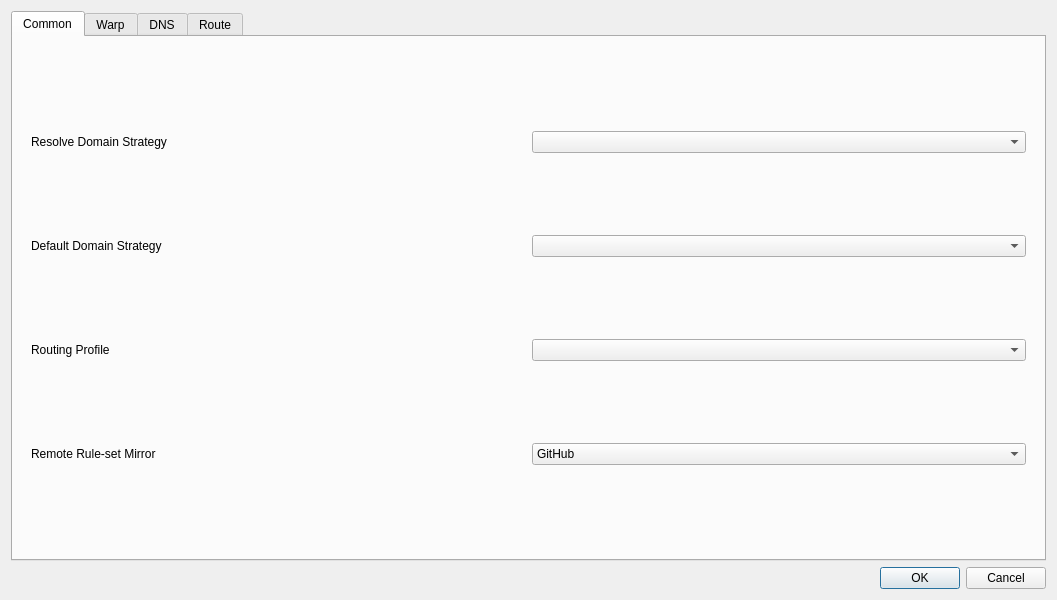
<?xml version="1.0" encoding="UTF-8"?>
<ui version="4.0">
 <class>DialogManageRoutes</class>
 <widget class="QDialog" name="DialogManageRoutes">
  <property name="geometry">
   <rect>
    <x>0</x>
    <y>0</y>
    <width>1057</width>
    <height>600</height>
   </rect>
  </property>
  <property name="windowTitle">
   <string>Routes</string>
  </property>
  <layout class="QVBoxLayout" name="verticalLayout">
   <item>
    <widget class="QTabWidget" name="tabWidget">
     <property name="currentIndex">
      <number>0</number>
     </property>
     <widget class="QWidget" name="tab">
      <attribute name="title">
       <string>Common</string>
      </attribute>
      <layout class="QVBoxLayout" name="verticalLayout_3">
       <item>
        <widget class="QWidget" name="widget" native="true">
         <layout class="QGridLayout" name="gridLayout_2">
          <item row="3" column="1">
           <widget class="QComboBox" name="route_prof"/>
          </item>
          <item row="2" column="0">
           <widget class="QLabel" name="label_3">
            <property name="toolTip">
             <string>&lt;html&gt;&lt;head/&gt;&lt;body&gt;&lt;p&gt;Used as default strategy when resolving outbound/dns server Domain addresses&lt;/p&gt;&lt;/body&gt;&lt;/html&gt;</string>
            </property>
            <property name="text">
             <string>Default Domain Strategy</string>
            </property>
            <property name="buddy">
             <cstring>default_domain_strategy</cstring>
            </property>
           </widget>
          </item>
          <item row="1" column="1">
           <widget class="QComboBox" name="domainStrategyCombo">
            <property name="editable">
             <bool>false</bool>
            </property>
           </widget>
          </item>
          <item row="2" column="1">
           <widget class="QComboBox" name="default_domain_strategy">
            <property name="editable">
             <bool>false</bool>
            </property>
           </widget>
          </item>
          <item row="4" column="0">
           <widget class="QLabel" name="ruleset_mirror_l">
            <property name="text">
             <string>Remote Rule-set Mirror</string>
            </property>
            <property name="buddy">
             <cstring>ruleset_mirror</cstring>
            </property>
           </widget>
          </item>
          <item row="1" column="0">
           <widget class="QLabel" name="label_6">
            <property name="toolTip">
             <string>&lt;html&gt;&lt;head/&gt;&lt;body&gt;&lt;p&gt;If not empty, resolves domains in requests according to the strategy&lt;/p&gt;&lt;/body&gt;&lt;/html&gt;</string>
            </property>
            <property name="text">
             <string>Resolve Domain Strategy</string>
            </property>
            <property name="buddy">
             <cstring>domainStrategyCombo</cstring>
            </property>
           </widget>
          </item>
          <item row="3" column="0">
           <widget class="QLabel" name="route_prof_l">
            <property name="text">
             <string>Routing Profile</string>
            </property>
            <property name="buddy">
             <cstring>route_prof</cstring>
            </property>
           </widget>
          </item>
          <item row="4" column="1">
           <widget class="QComboBox" name="ruleset_mirror">
            <item>
             <property name="text">
              <string>GitHub</string>
             </property>
            </item>
            <item>
             <property name="text">
              <string>jsDelivr(Cloudflare)</string>
             </property>
            </item>
            <item>
             <property name="text">
              <string>jsDelivr(Gcore)</string>
             </property>
            </item>
            <item>
             <property name="text">
              <string>jsDelivr(Quantil)</string>
             </property>
            </item>
            <item>
             <property name="text">
              <string>jsDelivr(Fastly)</string>
             </property>
            </item>
            <item>
             <property name="text">
              <string>jsDelivr(CDN)</string>
             </property>
            </item>
           </widget>
          </item>
         </layout>
        </widget>
       </item>
      </layout>
     </widget>
     <widget class="QWidget" name="tab_5">
      <attribute name="title">
       <string>Warp</string>
      </attribute>
      <layout class="QVBoxLayout" name="verticalLayout_8">
       <item>
        <widget class="QWidget" name="widget_3" native="true">
         <layout class="QFormLayout" name="formLayout_3">
          <item row="0" column="0">
           <widget class="QCheckBox" name="enable_warp">
            <property name="toolTip">
             <string>&lt;html&gt;&lt;head/&gt;&lt;body&gt;&lt;p&gt;Enables the following config to be used as egress, useful for bypassing services restrciting non-warp VPNs&lt;/p&gt;&lt;/body&gt;&lt;/html&gt;</string>
            </property>
            <property name="text">
             <string>Enable Warp</string>
            </property>
           </widget>
          </item>
          <item row="1" column="0">
           <widget class="QLabel" name="warp_mode_l">
            <property name="toolTip">
             <string>WireGuard runs over UDP. MASQUE tunnels over HTTP/3 or HTTP/2 and passes networks that block WireGuard.</string>
            </property>
            <property name="text">
             <string>Mode</string>
            </property>
            <property name="buddy">
             <cstring>warp_mode</cstring>
            </property>
           </widget>
          </item>
          <item row="1" column="1">
           <widget class="QComboBox" name="warp_mode">
            <property name="toolTip">
             <string>WireGuard runs over UDP. MASQUE tunnels over HTTP/3 or HTTP/2 and passes networks that block WireGuard.</string>
            </property>
            <item>
             <property name="text">
              <string notr="true">WireGuard</string>
             </property>
            </item>
            <item>
             <property name="text">
              <string notr="true">MASQUE</string>
             </property>
            </item>
           </widget>
          </item>
         </layout>
        </widget>
       </item>
       <item>
        <widget class="QGroupBox" name="warp_wg_box">
         <property name="title">
          <string notr="true">WireGuard</string>
         </property>
         <layout class="QFormLayout" name="warp_wg_form">
          <item row="0" column="0">
           <widget class="QLabel" name="label_7">
            <property name="text">
             <string>Endpoint</string>
            </property>
            <property name="buddy">
             <cstring>warp_ep</cstring>
            </property>
           </widget>
          </item>
          <item row="0" column="1">
           <widget class="QLineEdit" name="warp_ep"/>
          </item>
          <item row="1" column="0">
           <widget class="QLabel" name="label_4">
            <property name="text">
             <string>Private Key</string>
            </property>
            <property name="buddy">
             <cstring>warp_private_key</cstring>
            </property>
           </widget>
          </item>
          <item row="1" column="1">
           <widget class="QLineEdit" name="warp_private_key"/>
          </item>
          <item row="2" column="0">
           <widget class="QLabel" name="label_5">
            <property name="text">
             <string>Public Key</string>
            </property>
            <property name="buddy">
             <cstring>warp_public_key</cstring>
            </property>
           </widget>
          </item>
          <item row="2" column="1">
           <widget class="QLineEdit" name="warp_public_key"/>
          </item>
          <item row="3" column="0">
           <widget class="QLabel" name="label_12">
            <property name="text">
             <string>Interface Addresses</string>
            </property>
            <property name="buddy">
             <cstring>warp_ifc_addrs</cstring>
            </property>
           </widget>
          </item>
          <item row="3" column="1">
           <widget class="QLineEdit" name="warp_ifc_addrs"/>
          </item>
          <item row="4" column="0">
           <widget class="QLabel" name="label">
            <property name="text">
             <string>Reserved</string>
            </property>
            <property name="buddy">
             <cstring>warp_reserved</cstring>
            </property>
           </widget>
          </item>
          <item row="4" column="1">
           <widget class="QLineEdit" name="warp_reserved"/>
          </item>
         </layout>
        </widget>
       </item>
       <item>
        <widget class="QGroupBox" name="warp_masque_box">
         <property name="title">
          <string notr="true">MASQUE</string>
         </property>
         <layout class="QFormLayout" name="warp_masque_form">
          <item row="0" column="0">
           <widget class="QLabel" name="warp_masque_ep_l">
            <property name="text">
             <string>Endpoint</string>
            </property>
            <property name="buddy">
             <cstring>warp_masque_ep</cstring>
            </property>
           </widget>
          </item>
          <item row="0" column="1">
           <widget class="QLineEdit" name="warp_masque_ep"/>
          </item>
          <item row="1" column="0">
           <widget class="QLabel" name="warp_masque_private_key_l">
            <property name="text">
             <string>Private Key</string>
            </property>
            <property name="buddy">
             <cstring>warp_masque_private_key</cstring>
            </property>
           </widget>
          </item>
          <item row="1" column="1">
           <widget class="QLineEdit" name="warp_masque_private_key"/>
          </item>
          <item row="2" column="0">
           <widget class="QLabel" name="warp_masque_peer_public_key_l">
            <property name="toolTip">
             <string>Base64 DER of the server's public key. When set, it pins the server certificate.</string>
            </property>
            <property name="text">
             <string>Peer Public Key</string>
            </property>
            <property name="buddy">
             <cstring>warp_masque_peer_public_key</cstring>
            </property>
           </widget>
          </item>
          <item row="2" column="1">
           <widget class="QLineEdit" name="warp_masque_peer_public_key"/>
          </item>
          <item row="3" column="0">
           <widget class="QLabel" name="warp_masque_ifc_addrs_l">
            <property name="text">
             <string>Interface Addresses</string>
            </property>
            <property name="buddy">
             <cstring>warp_masque_ifc_addrs</cstring>
            </property>
           </widget>
          </item>
          <item row="3" column="1">
           <widget class="QLineEdit" name="warp_masque_ifc_addrs"/>
          </item>
          <item row="4" column="0">
           <widget class="QLabel" name="warp_masque_sni_l">
            <property name="text">
             <string notr="true">SNI</string>
            </property>
            <property name="buddy">
             <cstring>warp_masque_sni</cstring>
            </property>
           </widget>
          </item>
          <item row="4" column="1">
           <widget class="QLineEdit" name="warp_masque_sni"/>
          </item>
          <item row="5" column="0">
           <widget class="QLabel" name="warp_masque_http_mode_l">
            <property name="toolTip">
             <string>HTTP/3 runs over UDP; HTTP/2 runs over TLS on TCP and works where UDP is blocked.</string>
            </property>
            <property name="text">
             <string>HTTP Version</string>
            </property>
            <property name="buddy">
             <cstring>warp_masque_http_mode</cstring>
            </property>
           </widget>
          </item>
          <item row="5" column="1">
           <widget class="QComboBox" name="warp_masque_http_mode">
            <property name="toolTip">
             <string>HTTP/3 runs over UDP; HTTP/2 runs over TLS on TCP and works where UDP is blocked.</string>
            </property>
            <item>
             <property name="text">
              <string>HTTP/3 (fallback to HTTP/2)</string>
             </property>
            </item>
            <item>
             <property name="text">
              <string>HTTP/3 only</string>
             </property>
            </item>
            <item>
             <property name="text">
              <string notr="true">HTTP/2</string>
             </property>
            </item>
           </widget>
          </item>
         </layout>
        </widget>
       </item>
       <item>
        <layout class="QHBoxLayout" name="warp_autogen_row">
         <item>
          <widget class="QPushButton" name="warp_autogen">
           <property name="toolTip">
            <string>&lt;html&gt;&lt;head/&gt;&lt;body&gt;&lt;p&gt;Gets a new config from cloudflare API&lt;/p&gt;&lt;/body&gt;&lt;/html&gt;</string>
           </property>
           <property name="text">
            <string>Generate Warp Config</string>
           </property>
          </widget>
         </item>
         <item>
          <widget class="QPushButton" name="warp_api_hosts_btn">
           <property name="toolTip">
            <string>Cloudflare API domains to try, in order, when generating a WARP config</string>
           </property>
           <property name="text">
            <string>Registration Domains…</string>
           </property>
          </widget>
         </item>
         <item>
          <spacer name="warp_autogen_spacer">
           <property name="orientation">
            <enum>Qt::Horizontal</enum>
           </property>
           <property name="sizeHint" stdset="0">
            <size>
             <width>40</width>
             <height>20</height>
            </size>
           </property>
          </spacer>
         </item>
        </layout>
       </item>
       <item>
        <spacer name="warp_bottom_spacer">
         <property name="orientation">
          <enum>Qt::Vertical</enum>
         </property>
         <property name="sizeHint" stdset="0">
          <size>
           <width>20</width>
           <height>40</height>
          </size>
         </property>
        </spacer>
       </item>
      </layout>
     </widget>
     <widget class="QWidget" name="tab_3">
      <attribute name="title">
       <string>DNS</string>
      </attribute>
      <layout class="QVBoxLayout" name="verticalLayout_4">
       <item>
        <widget class="QGroupBox" name="simple_dns_box">
         <property name="title">
          <string>Simple DNS Settings</string>
         </property>
         <layout class="QGridLayout" name="gridLayout">
          <item row="4" column="0">
           <widget class="QLabel" name="label_2">
            <property name="toolTip">
             <string>&lt;html&gt;&lt;head/&gt;&lt;body&gt;&lt;p&gt;Local DNS can not be used in some configurations, you will have to set an ip here to be used as local dns in such situations&lt;/p&gt;&lt;/body&gt;&lt;/html&gt;</string>
            </property>
            <property name="text">
             <string>Local Override</string>
            </property>
            <property name="buddy">
             <cstring>local_override</cstring>
            </property>
           </widget>
          </item>
          <item row="7" column="3">
           <layout class="QHBoxLayout" name="horizontalLayout_3">
            <item>
             <widget class="QComboBox" name="dns_final_out">
              <item>
               <property name="text">
                <string notr="true">remote</string>
               </property>
              </item>
              <item>
               <property name="text">
                <string notr="true">direct</string>
               </property>
              </item>
             </widget>
            </item>
            <item>
             <widget class="QCheckBox" name="enable_dns_routing">
              <property name="toolTip">
               <string>&lt;html&gt;&lt;head/&gt;&lt;body&gt;&lt;p&gt;When enabled, domains destined for direct outbound will also be resolved using direct dns&lt;/p&gt;&lt;/body&gt;&lt;/html&gt;</string>
              </property>
              <property name="text">
               <string>Enable DNS Routing</string>
              </property>
             </widget>
            </item>
            <item>
             <widget class="QCheckBox" name="respect_hosts">
              <property name="toolTip">
               <string>&lt;html&gt;&lt;head/&gt;&lt;body&gt;&lt;p&gt;Answer A/AAAA queries from the system hosts file before consulting any DNS server. Only domains actually listed in the file are affected.&lt;/p&gt;&lt;/body&gt;&lt;/html&gt;</string>
              </property>
              <property name="text">
               <string>Respect Hosts File</string>
              </property>
             </widget>
            </item>
            <item>
             <widget class="QPushButton" name="predefined_dns">
              <property name="sizePolicy">
               <sizepolicy hsizetype="Maximum" vsizetype="Fixed">
                <horstretch>0</horstretch>
                <verstretch>0</verstretch>
               </sizepolicy>
              </property>
              <property name="text">
               <string>Predefined Answers</string>
              </property>
             </widget>
            </item>
           </layout>
          </item>
          <item row="1" column="0">
           <widget class="QLabel" name="label_9">
            <property name="toolTip">
             <string>&lt;html&gt;&lt;head/&gt;&lt;body&gt;&lt;p&gt;examples:&lt;br/&gt;tls://8.8.8.8&lt;br/&gt;https://domain/path&lt;/p&gt;&lt;p&gt;tcp://8.8.8.8:1234&lt;/p&gt;&lt;p&gt;dhcp://auto&lt;/p&gt;&lt;p&gt;h3://domain/path&lt;/p&gt;&lt;p&gt;quic://domain:4632&lt;/p&gt;&lt;p&gt;etc&lt;/p&gt;&lt;/body&gt;&lt;/html&gt;</string>
            </property>
            <property name="text">
             <string>Remote DNS</string>
            </property>
            <property name="buddy">
             <cstring>remote_dns</cstring>
            </property>
           </widget>
          </item>
          <item row="4" column="3">
           <layout class="QHBoxLayout" name="horizontalLayout_5">
            <item>
             <widget class="QLineEdit" name="local_override"/>
            </item>
           </layout>
          </item>
          <item row="2" column="3">
           <layout class="QHBoxLayout" name="horizontalLayout_8">
            <item>
             <widget class="QComboBox" name="direct_dns">
              <property name="sizePolicy">
               <sizepolicy hsizetype="Expanding" vsizetype="Fixed">
                <horstretch>0</horstretch>
                <verstretch>0</verstretch>
               </sizepolicy>
              </property>
              <property name="editable">
               <bool>true</bool>
              </property>
              <item>
               <property name="text">
                <string notr="true">localhost</string>
               </property>
              </item>
              <item>
               <property name="text">
                <string notr="true">223.5.5.5</string>
               </property>
              </item>
              <item>
               <property name="text">
                <string notr="true">119.29.29.29</string>
               </property>
              </item>
              <item>
               <property name="text">
                <string notr="true">178.22.122.100</string>
               </property>
              </item>
              <item>
               <property name="text">
                <string notr="true">77.88.8.8</string>
               </property>
              </item>
             </widget>
            </item>
            <item>
             <widget class="QCheckBox" name="direct_dns_disable_ipv6">
              <property name="toolTip">
               <string>Answer AAAA queries sent to this server with an empty result.</string>
              </property>
              <property name="text">
               <string>Disable IPv6</string>
              </property>
             </widget>
            </item>
           </layout>
          </item>
          <item row="2" column="0">
           <widget class="QLabel" name="label_8">
            <property name="toolTip">
             <string>This is especially important and it is recommended to use the default value of &quot;localhost&quot;.
If the default value does not work, try changing it to &quot;223.5.5.5&quot;.
For more information, see the document &quot;Configuration/DNS&quot;.</string>
            </property>
            <property name="text">
             <string>Direct DNS</string>
            </property>
            <property name="buddy">
             <cstring>direct_dns</cstring>
            </property>
           </widget>
          </item>
          <item row="1" column="3">
           <layout class="QHBoxLayout" name="horizontalLayout_7">
            <item>
             <widget class="QComboBox" name="remote_dns">
              <property name="sizePolicy">
               <sizepolicy hsizetype="Expanding" vsizetype="Fixed">
                <horstretch>0</horstretch>
                <verstretch>0</verstretch>
               </sizepolicy>
              </property>
              <property name="editable">
               <bool>true</bool>
              </property>
              <item>
               <property name="text">
                <string notr="true">tls://8.8.8.8</string>
               </property>
              </item>
              <item>
               <property name="text">
                <string notr="true">tls://1.1.1.1</string>
               </property>
              </item>
              <item>
               <property name="text">
                <string notr="true">8.8.8.8</string>
               </property>
              </item>
              <item>
               <property name="text">
                <string notr="true">1.1.1.1</string>
               </property>
              </item>
             </widget>
            </item>
            <item>
             <widget class="QCheckBox" name="remote_dns_disable_ipv6">
              <property name="toolTip">
               <string>Answer AAAA queries sent to this server with an empty result.</string>
              </property>
              <property name="text">
               <string>Disable IPv6</string>
              </property>
             </widget>
            </item>
           </layout>
          </item>
          <item row="7" column="0">
           <widget class="QLabel" name="dns_final_out_l">
            <property name="text">
             <string>Default DNS server</string>
            </property>
            <property name="buddy">
             <cstring>dns_final_out</cstring>
            </property>
           </widget>
          </item>
          <item row="8" column="3">
           <layout class="QHBoxLayout" name="horizontalLayout_6">
            <item>
             <widget class="QCheckBox" name="enable_fakeip">
              <property name="text">
               <string>Enable FakeIP</string>
              </property>
             </widget>
            </item>
            <item>
             <widget class="QCheckBox" name="fakeip_disable_ipv6">
              <property name="toolTip">
               <string>Hand out no fake IPv6 addresses; AAAA queries are answered empty.</string>
              </property>
              <property name="text">
               <string>FakeIP Disable IPv6</string>
              </property>
             </widget>
            </item>
           </layout>
          </item>
         </layout>
        </widget>
       </item>
       <item>
        <widget class="QGroupBox" name="groupBox">
         <property name="sizePolicy">
          <sizepolicy hsizetype="Preferred" vsizetype="Maximum">
           <horstretch>0</horstretch>
           <verstretch>0</verstretch>
          </sizepolicy>
         </property>
         <property name="title">
          <string>Advanced</string>
         </property>
         <layout class="QVBoxLayout" name="verticalLayout_5">
          <item>
           <widget class="QPushButton" name="dns_advanced">
            <property name="sizePolicy">
             <sizepolicy hsizetype="Expanding" vsizetype="Fixed">
              <horstretch>0</horstretch>
              <verstretch>0</verstretch>
             </sizepolicy>
            </property>
            <property name="toolTip">
             <string>&lt;html&gt;&lt;head/&gt;&lt;body&gt;&lt;p&gt;Cache behaviour, optimistic cache and query timeout.&lt;/p&gt;&lt;/body&gt;&lt;/html&gt;</string>
            </property>
            <property name="text">
             <string>Advanced Settings</string>
            </property>
           </widget>
          </item>
          <item>
           <layout class="QHBoxLayout" name="horizontalLayout_4">
            <item>
             <widget class="QCheckBox" name="use_dns_object">
              <property name="text">
               <string>Use Custom DNS Object</string>
              </property>
             </widget>
            </item>
            <item>
             <widget class="QPushButton" name="dns_object_edit">
              <property name="sizePolicy">
               <sizepolicy hsizetype="Expanding" vsizetype="Fixed">
                <horstretch>0</horstretch>
                <verstretch>0</verstretch>
               </sizepolicy>
              </property>
              <property name="text">
               <string>Edit DNS Object</string>
              </property>
             </widget>
            </item>
           </layout>
          </item>
         </layout>
        </widget>
       </item>
      </layout>
     </widget>
     <widget class="QWidget" name="tab_2">
      <attribute name="title">
       <string>Route</string>
      </attribute>
      <layout class="QVBoxLayout" name="verticalLayout_2">
       <item>
        <widget class="QGroupBox" name="route_profiles_box">
         <property name="title">
          <string>Routing Profiles</string>
         </property>
         <layout class="QVBoxLayout" name="verticalLayout_6">
          <item>
           <widget class="QListWidget" name="route_profiles"/>
          </item>
          <item>
           <widget class="QWidget" name="widget_2" native="true">
            <layout class="QHBoxLayout" name="horizontalLayout_2">
             <item>
              <widget class="QPushButton" name="new_route">
               <property name="text">
                <string>New</string>
               </property>
              </widget>
             </item>
             <item>
              <widget class="QPushButton" name="clone_route">
               <property name="text">
                <string>Clone</string>
               </property>
              </widget>
             </item>
             <item>
              <widget class="QPushButton" name="export_route">
               <property name="text">
                <string>Export</string>
               </property>
              </widget>
             </item>
             <item>
              <widget class="QPushButton" name="import_route">
               <property name="text">
                <string>Import</string>
               </property>
              </widget>
             </item>
             <item>
              <widget class="QPushButton" name="edit_route">
               <property name="text">
                <string>Edit</string>
               </property>
              </widget>
             </item>
             <item>
              <widget class="QPushButton" name="delete_route">
               <property name="text">
                <string>Delete</string>
               </property>
              </widget>
             </item>
             <item>
              <widget class="QPushButton" name="update_route">
               <property name="toolTip">
                <string>Update the selected remote routing profile, or all of them</string>
               </property>
               <property name="text">
                <string>Update</string>
               </property>
              </widget>
             </item>
            </layout>
           </widget>
          </item>
         </layout>
        </widget>
       </item>
      </layout>
     </widget>
    </widget>
   </item>
   <item>
    <layout class="QHBoxLayout" name="horizontalLayout">
     <item>
      <widget class="QDialogButtonBox" name="buttonBox">
       <property name="sizePolicy">
        <sizepolicy hsizetype="Preferred" vsizetype="Preferred">
         <horstretch>0</horstretch>
         <verstretch>0</verstretch>
        </sizepolicy>
       </property>
       <property name="standardButtons">
        <set>QDialogButtonBox::StandardButton::Cancel|QDialogButtonBox::StandardButton::Ok</set>
       </property>
      </widget>
     </item>
    </layout>
   </item>
  </layout>
 </widget>
 <tabstops>
  <tabstop>tabWidget</tabstop>
  <tabstop>domainStrategyCombo</tabstop>
  <tabstop>default_domain_strategy</tabstop>
  <tabstop>remote_dns</tabstop>
  <tabstop>remote_dns_disable_ipv6</tabstop>
  <tabstop>direct_dns</tabstop>
  <tabstop>direct_dns_disable_ipv6</tabstop>
  <tabstop>dns_final_out</tabstop>
 </tabstops>
 <resources/>
 <connections>
  <connection>
   <sender>buttonBox</sender>
   <signal>rejected()</signal>
   <receiver>DialogManageRoutes</receiver>
   <slot>reject()</slot>
   <hints>
    <hint type="sourcelabel">
     <x>399</x>
     <y>574</y>
    </hint>
    <hint type="destinationlabel">
     <x>399</x>
     <y>299</y>
    </hint>
   </hints>
  </connection>
  <connection>
   <sender>buttonBox</sender>
   <signal>accepted()</signal>
   <receiver>DialogManageRoutes</receiver>
   <slot>accept()</slot>
   <hints>
    <hint type="sourcelabel">
     <x>399</x>
     <y>574</y>
    </hint>
    <hint type="destinationlabel">
     <x>399</x>
     <y>299</y>
    </hint>
   </hints>
  </connection>
 </connections>
</ui>
